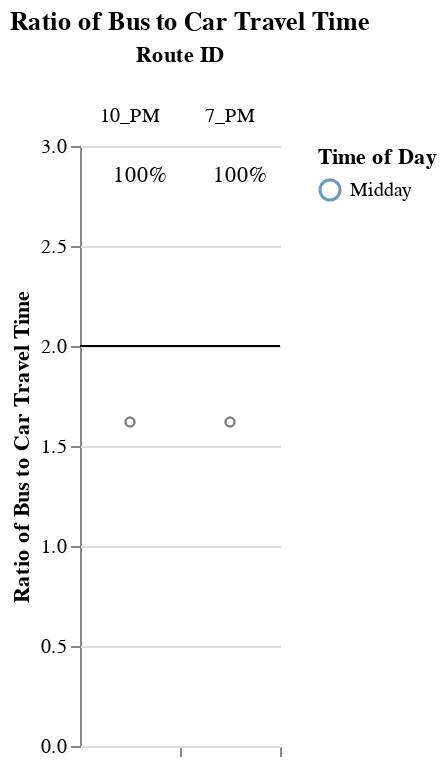
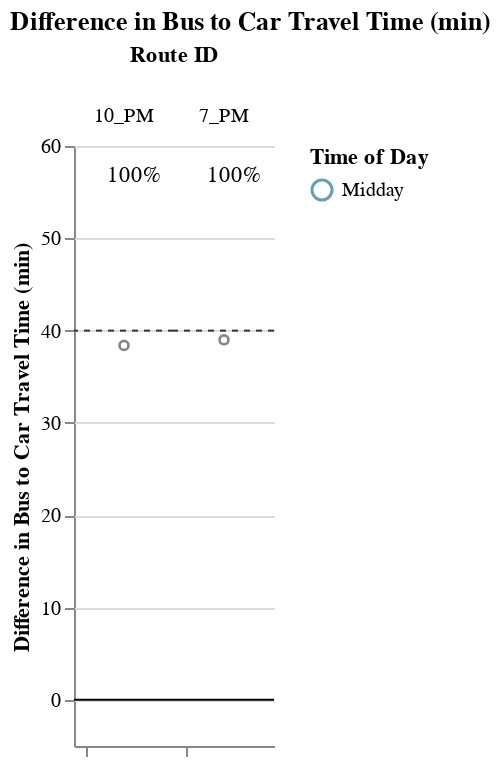

The cell these charts' notebook holds for them, in order:
### Markdown cell above
### Long Routes (> 1.5 hrs)

### Code cell
route_group = "long"
try:
    display_charts_for_route_group(df, route_group)
except:
    print("No routes meet this criteria.")

### Figure 1 — Vega-Lite specification as saved in the notebook (floating-point values rounded to 4 significant figures)
{"config": {"view": {"continuousWidth": 400, "continuousHeight": 300, "stroke": null}, "facet": {"spacing": 0}}, "data": {"name": "data-423e6ef630e73a14c93f71486549c42c"}, "facet": {"column": {"field": "route_id", "sort": ["10_PM", "7_PM"], "title": "Route ID", "type": "nominal"}}, "spec": {"layer": [{"mark": "rule", "encoding": {"color": {"value": "black"}, "y": {"field": "cutoff", "type": "quantitative"}}, "selection": {"selector005": {"type": "interval", "bind": "scales", "encodings": ["x", "y"]}}}, {"mark": {"type": "point", "opacity": 0.65, "size": 12, "strokeWidth": 1.1}, "encoding": {"color": {"field": "time_of_day", "scale": {"range": ["#136C97", "#E16B26", "#F6BF16", "#00896B", "#7790A3", "#5B559C"]}, "sort": ["AM Peak", "Midday", "PM Peak", "Owl Service"], "title": "Time of Day", "type": "nominal"}, "tooltip": [{"field": "route_id", "type": "nominal"}, {"field": "route_name", "type": "nominal"}, {"field": "trip_id", "type": "nominal"}, {"field": "service_hours", "type": "quantitative"}, {"field": "car_duration_hours", "type": "quantitative"}, {"field": "bus_multiplier", "type": "quantitative"}, {"field": "bus_difference", "type": "quantitative"}, {"field": "num_trips", "type": "quantitative"}, {"field": "num_competitive", "type": "quantitative"}, {"field": "pct_trips_competitive", "type": "quantitative"}, {"field": "pct_below_cutoff", "type": "quantitative"}, {"field": "p25", "type": "quantitative"}, {"field": "p50", "type": "quantitative"}, {"field": "p75", "type": "quantitative"}], "x": {"axis": {"grid": false, "labels": false, "ticks": true, "values": [0]}, "field": "jitter", "scale": {}, "title": null, "type": "quantitative"}, "y": {"field": "bus_multiplier", "scale": {"domain": [0, 3.0]}, "title": "Ratio of Bus to Car Travel Time", "type": "quantitative"}}, "transform": [{"calculate": "sqrt(-2*log(random()))*cos(2*PI*random())", "as": "jitter"}], "width": 50}, {"layer": [{"mark": {"type": "point", "opacity": 0.6, "size": 20, "strokeWidth": 1.3}, "encoding": {"color": {"value": "#323434"}, "y": {"field": "bus_multiplier", "type": "quantitative"}}, "transform": [{"filter": "(datum.p50_trip === 1)"}]}, {"mark": {"type": "text", "align": "center", "baseline": "middle"}, "encoding": {"color": {"value": "black"}, "text": {"field": "pct_trips_competitive", "format": ".0%", "type": "quantitative"}, "tooltip": [{"field": "route_id", "type": "nominal"}, {"field": "route_name", "type": "nominal"}, {"field": "trip_id", "type": "nominal"}, {"field": "service_hours", "type": "quantitative"}, {"field": "car_duration_hours", "type": "quantitative"}, {"field": "bus_multiplier", "type": "quantitative"}, {"field": "bus_difference", "type": "quantitative"}, {"field": "num_trips", "type": "quantitative"}, {"field": "num_competitive", "type": "quantitative"}, {"field": "pct_trips_competitive", "type": "quantitative"}, {"field": "pct_below_cutoff", "type": "quantitative"}, {"field": "p25", "type": "quantitative"}, {"field": "p50", "type": "quantitative"}, {"field": "p75", "type": "quantitative"}], "x": {"value": 30}, "y": {"value": 15}}, "transform": [{"calculate": "sqrt(-2*log(random()))*cos(2*PI*random())", "as": "jitter"}, {"filter": "(datum.fastest_trip === 1)"}]}]}]}, "resolve": {"scale": {"y": "shared"}}, "title": "Ratio of Bus to Car Travel Time", "$schema": "https://vega.github.io/schema/vega-lite/v4.17.0.json", "datasets": {"data-423e6ef630e73a14c93f71486549c42c": [{"calitp_itp_id": 271, "trip_key": -803357149491519151, "trip_id": "936512", "shape_id": "38256", "route_id": "10_PM", "service_hours": 1.67, "trip_first_departure_ts": 59820, "trip_last_arrival_ts": 65820, "departure_hour": 16, "time_of_day": "Midday", "p25": 1.67, "p50": 1.67, "p75": 1.67, "p50_trip": 1, "fastest_trip": 1, "car_duration_hours": 1.03, "competitive_route": 1, "bus_multiplier": 1.62, "bus_difference": 38.4, "num_trips": 1, "num_competitive": 1, "pct_trips_competitive": 1.0, "bus_difference_spread": 0.0, "route_group": "long", "max_trip_hrs": 1.67, "max_trip_route_group": 1.67, "below_cutoff": 1, "pct_below_cutoff": 1.0, "name": "City of Roseville", "caltrans_district": "03 - Marysville", "drmt_organization_name": null, "route_name": "Pm Commuter 10", "cutoff2": 40, "cutoff": 2}, {"calitp_itp_id": 271, "trip_key": -116889362618023594, "trip_id": "936536", "shape_id": "38269", "route_id": "7_PM", "service_hours": 1.7, "trip_first_departure_ts": 57000, "trip_last_arrival_ts": 63120, "departure_hour": 15, "time_of_day": "Midday", "p25": 1.7, "p50": 1.7, "p75": 1.7, "p50_trip": 1, "fastest_trip": 1, "car_duration_hours": 1.05, "competitive_route": 1, "bus_multiplier": 1.62, "bus_difference": 39.0, "num_trips": 1, "num_competitive": 1, "pct_trips_competitive": 1.0, "bus_difference_spread": 0.0, "route_group": "long", "max_trip_hrs": 1.7, "max_trip_route_group": 1.7, "below_cutoff": 1, "pct_below_cutoff": 1.0, "name": "City of Roseville", "caltrans_district": "03 - Marysville", "drmt_organization_name": null, "route_name": "Pm Commuter 7", "cutoff2": 40, "cutoff": 2}]}}

### Figure 2 — Vega-Lite specification as saved in the notebook (floating-point values rounded to 4 significant figures)
{"config": {"view": {"continuousWidth": 400, "continuousHeight": 300, "stroke": null}, "facet": {"spacing": 0}}, "data": {"name": "data-a6328e0d4297e7aa79c04171e7714ab3"}, "facet": {"column": {"field": "route_id", "sort": ["10_PM", "7_PM"], "title": "Route ID", "type": "nominal"}}, "spec": {"layer": [{"mark": "rule", "encoding": {"color": {"value": "black"}, "y": {"field": "cutoff", "type": "quantitative"}}, "selection": {"selector006": {"type": "interval", "bind": "scales", "encodings": ["x", "y"]}}}, {"mark": {"type": "rule", "strokeDash": [3, 3]}, "encoding": {"color": {"value": "#323434"}, "y": {"field": "cutoff2", "type": "quantitative"}}}, {"mark": {"type": "point", "opacity": 0.65, "size": 12, "strokeWidth": 1.1}, "encoding": {"color": {"field": "time_of_day", "scale": {"range": ["#136C97", "#E16B26", "#F6BF16", "#00896B", "#7790A3", "#5B559C"]}, "sort": ["AM Peak", "Midday", "PM Peak", "Owl Service"], "title": "Time of Day", "type": "nominal"}, "tooltip": [{"field": "route_id", "type": "nominal"}, {"field": "route_name", "type": "nominal"}, {"field": "trip_id", "type": "nominal"}, {"field": "service_hours", "type": "quantitative"}, {"field": "car_duration_hours", "type": "quantitative"}, {"field": "bus_multiplier", "type": "quantitative"}, {"field": "bus_difference", "type": "quantitative"}, {"field": "num_trips", "type": "quantitative"}, {"field": "num_competitive", "type": "quantitative"}, {"field": "pct_trips_competitive", "type": "quantitative"}, {"field": "pct_below_cutoff", "type": "quantitative"}, {"field": "p25", "type": "quantitative"}, {"field": "p50", "type": "quantitative"}, {"field": "p75", "type": "quantitative"}], "x": {"axis": {"grid": false, "labels": false, "ticks": true, "values": [0]}, "field": "jitter", "scale": {}, "title": null, "type": "quantitative"}, "y": {"field": "bus_difference", "scale": {"domain": [-5, 57.6]}, "title": "Difference in Bus to Car Travel Time (min)", "type": "quantitative"}}, "transform": [{"calculate": "sqrt(-2*log(random()))*cos(2*PI*random())", "as": "jitter"}], "width": 50}, {"layer": [{"mark": {"type": "point", "opacity": 0.6, "size": 20, "strokeWidth": 1.3}, "encoding": {"color": {"value": "#323434"}, "y": {"field": "bus_difference", "type": "quantitative"}}, "transform": [{"filter": "(datum.p50_trip === 1)"}]}, {"mark": {"type": "text", "align": "center", "baseline": "middle"}, "encoding": {"color": {"value": "black"}, "text": {"field": "pct_trips_competitive", "format": ".0%", "type": "quantitative"}, "tooltip": [{"field": "route_id", "type": "nominal"}, {"field": "route_name", "type": "nominal"}, {"field": "trip_id", "type": "nominal"}, {"field": "service_hours", "type": "quantitative"}, {"field": "car_duration_hours", "type": "quantitative"}, {"field": "bus_multiplier", "type": "quantitative"}, {"field": "bus_difference", "type": "quantitative"}, {"field": "num_trips", "type": "quantitative"}, {"field": "num_competitive", "type": "quantitative"}, {"field": "pct_trips_competitive", "type": "quantitative"}, {"field": "pct_below_cutoff", "type": "quantitative"}, {"field": "p25", "type": "quantitative"}, {"field": "p50", "type": "quantitative"}, {"field": "p75", "type": "quantitative"}], "x": {"value": 30}, "y": {"value": 15}}, "transform": [{"calculate": "sqrt(-2*log(random()))*cos(2*PI*random())", "as": "jitter"}, {"filter": "(datum.fastest_trip === 1)"}]}]}]}, "resolve": {"scale": {"y": "shared"}}, "title": "Difference in Bus to Car Travel Time (min)", "$schema": "https://vega.github.io/schema/vega-lite/v4.17.0.json", "datasets": {"data-a6328e0d4297e7aa79c04171e7714ab3": [{"calitp_itp_id": 271, "trip_key": -803357149491519151, "trip_id": "936512", "shape_id": "38256", "route_id": "10_PM", "service_hours": 1.67, "trip_first_departure_ts": 59820, "trip_last_arrival_ts": 65820, "departure_hour": 16, "time_of_day": "Midday", "p25": 1.67, "p50": 1.67, "p75": 1.67, "p50_trip": 1, "fastest_trip": 1, "car_duration_hours": 1.03, "competitive_route": 1, "bus_multiplier": 1.62, "bus_difference": 38.4, "num_trips": 1, "num_competitive": 1, "pct_trips_competitive": 1.0, "bus_difference_spread": 0.0, "route_group": "long", "max_trip_hrs": 1.67, "max_trip_route_group": 1.67, "below_cutoff": 1, "pct_below_cutoff": 1.0, "name": "City of Roseville", "caltrans_district": "03 - Marysville", "drmt_organization_name": null, "route_name": "Pm Commuter 10", "cutoff2": 40, "cutoff": 0}, {"calitp_itp_id": 271, "trip_key": -116889362618023594, "trip_id": "936536", "shape_id": "38269", "route_id": "7_PM", "service_hours": 1.7, "trip_first_departure_ts": 57000, "trip_last_arrival_ts": 63120, "departure_hour": 15, "time_of_day": "Midday", "p25": 1.7, "p50": 1.7, "p75": 1.7, "p50_trip": 1, "fastest_trip": 1, "car_duration_hours": 1.05, "competitive_route": 1, "bus_multiplier": 1.62, "bus_difference": 39.0, "num_trips": 1, "num_competitive": 1, "pct_trips_competitive": 1.0, "bus_difference_spread": 0.0, "route_group": "long", "max_trip_hrs": 1.7, "max_trip_route_group": 1.7, "below_cutoff": 1, "pct_below_cutoff": 1.0, "name": "City of Roseville", "caltrans_district": "03 - Marysville", "drmt_organization_name": null, "route_name": "Pm Commuter 7", "cutoff2": 40, "cutoff": 0}]}}
